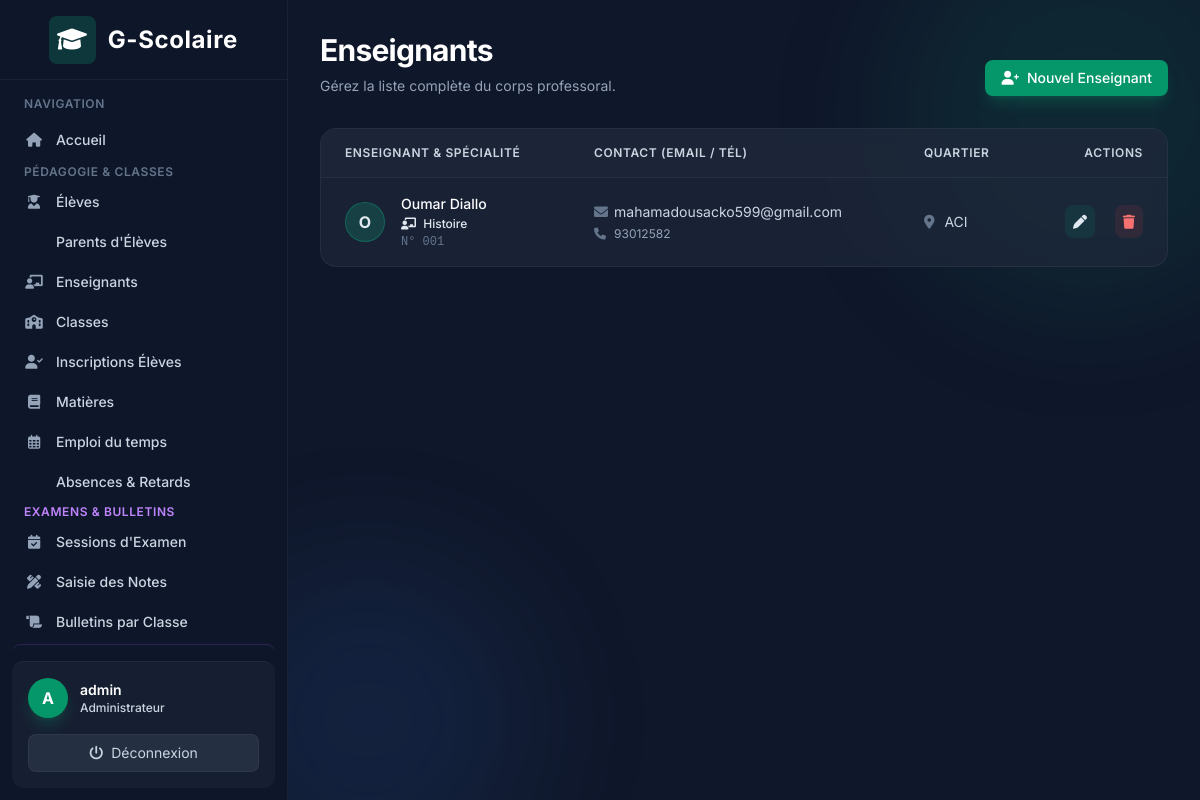
The app's page /teachers/ (signed in) with its own data.
### accounts/models.py (models this page shows)
class User(AbstractUser):
    class Role(models.TextChoices):
        ADMIN = "ADMIN", "Administrateur"
        TEACHER = "TEACHER", "Enseignant"
        STUDENT = "STUDENT", "Élève"
        PARENT = "PARENT", "Parent"
    role = models.CharField(
        max_length=20,
        choices=Role.choices
    )
    phone = models.CharField(max_length=30, blank=True)

### teachers/models.py (models this page shows, shortened)
class Teacher(models.Model):
    user = models.OneToOneField(
        settings.AUTH_USER_MODEL,
        on_delete=models.CASCADE
    )
    employee_number = models.CharField(
        max_length=50,
        unique=True
    )
    specialization = models.CharField(
        max_length=150,
        blank=True,
        verbose_name="Spécialisation"
    )
    neighborhood = models.CharField(
        max_length=100,
        blank=True,
        verbose_name="Quartier"
    )

### teachers/views.py (the view)
# urls.py: path('', views.TeacherListView.as_view(), name='list'),
class TeacherListView(LoginRequiredMixin, AdminRequiredMixin, ListView):
    model = Teacher
    template_name = 'teachers/teacher_list.html'
    context_object_name = 'teachers'

### teachers/views.py (called while the page is built)
    def test_func(self):
        return self.request.user.is_authenticated and self.request.user.role == 'ADMIN'

### templates/teachers/teacher_list.html (shortened to what this page needs)
{% extends 'base.html' %}
{% block content %}
<div class="mb-8 flex flex-col md:flex-row md:items-end justify-between gap-4">
    <div>
        <h1 class="text-3xl font-bold text-white tracking-tight">Enseignants</h1>
        <p class="text-slate-400 mt-2 text-sm">Gérez la liste complète du corps professoral.</p>
    </div>
    <div>
        <a href="{% url 'teachers:create' %}" class="px-4 py-2 bg-brand-600 text-white hover:bg-brand-500 rounded-lg text-sm font-medium transition-colors shadow-lg shadow-brand-500/20 flex items-center">
            <i class="fa-solid fa-user-plus mr-2"></i> Nouvel Enseignant
        </a>
    </div>
</div>
<div class="card-glass rounded-2xl overflow-hidden">
    <div class="overflow-x-auto">
        <table class="min-w-full divide-y divide-white/5">
            <thead class="bg-slate-800/50">
                <tr>
                    <th scope="col" class="px-6 py-4 text-left text-xs font-semibold text-slate-300 uppercase tracking-wider">
                        Enseignant & Spécialité
                    </th>
                    <th scope="col" class="px-6 py-4 text-left text-xs font-semibold text-slate-300 uppercase tracking-wider">
                        Contact (Email / Tél)
                    </th>
                    <th scope="col" class="px-6 py-4 text-left text-xs font-semibold text-slate-300 uppercase tracking-wider">
                        Quartier
                    </th>
                    <th scope="col" class="px-6 py-4 text-right text-xs font-semibold text-slate-300 uppercase tracking-wider">
                        Actions
                    </th>
                </tr>
            </thead>
            <tbody class="divide-y divide-white/5 bg-transparent">
                {% for teacher in teachers %}
                <tr class="hover:bg-slate-800/30 transition-colors">
                    <td class="px-6 py-4 whitespace-nowrap">
                        <div class="flex items-center">
                            <div class="h-10 w-10 rounded-full bg-brand-500/20 flex items-center justify-center text-brand-400 font-bold border border-brand-500/30">
                                {{ teacher.user.first_name|default:teacher.user.username|make_list|first|upper }}
                            </div>
                            <div class="ml-4">
                                <p class="text-sm font-medium text-white">{{ teacher.user.get_full_name }}</p>
                                <p class="text-xs text-brand-300 font-medium mt-0.5"><i class="fa-solid fa-chalkboard-user mr-1"></i> {{ teacher.specialization|default:"Non spécifiée" }}</p>
                                <p class="text-xs text-slate-500 font-mono mt-0.5">N° {{ teacher.employee_number }}</p>
                            </div>
                        </div>
                    </td>
                    <td class="px-6 py-4 whitespace-nowrap">
                        <div class="flex flex-col text-sm text-slate-300">
                            <span class="flex items-center"><i class="fa-solid fa-envelope text-slate-500 w-5"></i> {{ teacher.user.email|default:"<span class='text-slate-500 italic'>Non renseigné</span>"|safe }}</span>
                            <span class="flex items-center text-xs text-slate-400 mt-1"><i class="fa-solid fa-phone text-slate-500 w-5"></i> {{ teacher.user.phone|default:"<span class='text-slate-500 italic'>Non renseigné</span>"|safe }}</span>
                        </div>
                    </td>
                    <td class="px-6 py-4 whitespace-nowrap text-sm text-slate-300">
                        <i class="fa-solid fa-location-dot text-slate-500 mr-1.5"></i> {{ teacher.neighborhood|default:"<span class='text-slate-500 italic'>Non renseigné</span>"|safe }}
                    </td>
                    <td class="px-6 py-4 whitespace-nowrap text-right text-sm font-medium">
                        <a href="{% url 'teachers:update' teacher.pk %}" class="text-brand-400 hover:text-brand-300 mr-4 transition-colors p-2 bg-brand-500/10 rounded-lg hover:bg-brand-500/20" title="Modifier"><i class="fa-solid fa-pen"></i></a>
                        <a href="{% url 'teachers:delete' teacher.pk %}" class="text-red-400 hover:text-red-300 transition-colors p-2 bg-red-500/10 rounded-lg hover:bg-red-500/20" title="Supprimer"><i class="fa-solid fa-trash"></i></a>
                    </td>
                </tr>
                {% endfor %}
            </tbody>
        </table>
    </div>
</div>
{% endblock %}

### templates/base.html (shortened to what this page needs)
<!DOCTYPE html>
<html lang="fr" class="h-full bg-slate-900 text-slate-200">
<head>
    <script src="https://cdn.tailwindcss.com"></script>
    <link href="https://cdnjs.cloudflare.com/ajax/libs/font-awesome/6.0.0/css/all.min.css" rel="stylesheet">
</head>
<body class="h-screen flex overflow-hidden font-sans antialiased bg-slate-900 text-slate-200">
    {% if user.is_authenticated %}
    <div class="hidden md:flex md:flex-shrink-0 z-20">
        <div class="flex flex-col w-72 glass text-slate-300">
            <div class="flex items-center justify-center h-20 border-b border-white/5 px-4">
                <span class="text-2xl font-bold flex items-center gap-3 text-white tracking-wide">
                    <div class="bg-brand-500/20 p-2 rounded-lg text-brand-400">
                        <i class="fa-solid fa-graduation-cap"></i>
                    </div>
                    G-Scolaire
                </span>
            </div>
            <div class="flex-1 flex flex-col overflow-y-auto mt-4 px-3">
                <p class="px-3 text-xs font-semibold text-slate-500 uppercase tracking-wider mb-2">Navigation</p>
                <nav class="flex-1 space-y-1">
                    <a href="{% url 'dashboard' %}" class="nav-item group flex items-center px-3 py-2.5 text-sm font-medium rounded-lg text-slate-300 hover:text-white hover:bg-slate-800/80">
                        <i class="fa-solid fa-house mr-3 w-5 text-center text-slate-400 group-hover:text-brand-400"></i> Accueil
                    </a>
                    {% if user.role == 'ADMIN' or user.is_superuser %}
                        <div class="mt-4 mb-2">
                            <p class="px-3 text-xs font-semibold text-slate-500 uppercase tracking-wider">Pédagogie &amp; Classes</p>
                        </div>
                        <a href="{% url 'students:list' %}" class="nav-item group flex items-center px-3 py-2 text-sm font-medium rounded-lg text-slate-300 hover:text-white hover:bg-slate-800/80">
                            <i class="fa-solid fa-user-graduate mr-3 w-5 text-center text-slate-400 group-hover:text-brand-400"></i> Élèves
                        </a>
                        <a href="{% url 'students:parent_list' %}" class="nav-item group flex items-center px-3 py-2 text-sm font-medium rounded-lg text-slate-300 hover:text-white hover:bg-slate-800/80">
                             Parents d'Élèves
                        </a>
                        <a href="{% url 'teachers:list' %}" class="nav-item group flex items-center px-3 py-2 text-sm font-medium rounded-lg text-slate-300 hover:text-white hover:bg-slate-800/80">
                            <i class="fa-solid fa-chalkboard-user mr-3 w-5 text-center text-slate-400 group-hover:text-brand-400"></i> Enseignants
                        </a>
                        <a href="{% url 'academics:class_list' %}" class="nav-item group flex items-center px-3 py-2 text-sm font-medium rounded-lg text-slate-300 hover:text-white hover:bg-slate-800/80">
                            <i class="fa-solid fa-school mr-3 w-5 text-center text-slate-400 group-hover:text-brand-400"></i> Classes
                        </a>
                        <a href="{% url 'academics:enrollment_list' %}" class="nav-item group flex items-center px-3 py-2 text-sm font-medium rounded-lg text-slate-300 hover:text-white hover:bg-slate-800/80">
                            <i class="fa-solid fa-user-check mr-3 w-5 text-center text-slate-400 group-hover:text-brand-400"></i> Inscriptions Élèves
                        </a>
                        <a href="{% url 'academics:subject_list' %}" class="nav-item group flex items-center px-3 py-2 text-sm font-medium rounded-lg text-slate-300 hover:text-white hover:bg-slate-800/80">
                            <i class="fa-solid fa-book mr-3 w-5 text-center text-slate-400 group-hover:text-brand-400"></i> Matières
                        </a>
                        <a href="{% url 'academics:course_list' %}" class="nav-item group flex items-center px-3 py-2 text-sm font-medium rounded-lg text-slate-300 hover:text-white hover:bg-slate-800/80">
                            <i class="fa-regular fa-calendar-days mr-3 w-5 text-center text-slate-400 group-hover:text-brand-400"></i> Emploi du temps
                        </a>
                        <a href="{% url 'attendance:list' %}" class="nav-item group flex items-center px-3 py-2 text-sm font-medium rounded-lg text-slate-300 hover:text-white hover:bg-slate-800/80">
                             Absences &amp; Retards
                        </a>
                        <div class="mt-5 mb-2">
                            <p class="px-3 text-xs font-semibold text-purple-400 uppercase tracking-wider">Examens &amp; Bulletins</p>
                        </div>
                        <a href="{% url 'exams:session_list' %}" class="nav-item group flex items-center px-3 py-2 text-sm font-medium rounded-lg text-slate-300 hover:text-white hover:bg-slate-800/80">
                            <i class="fa-solid fa-calendar-check mr-3 w-5 text-center text-slate-400 group-hover:text-purple-400"></i> Sessions d'Examen
                        </a>
                        <a href="{% url 'exams:mark_entry_select' %}" class="nav-item group flex items-center px-3 py-2 text-sm font-medium rounded-lg text-slate-300 hover:text-white hover:bg-slate-800/80">
                            <i class="fa-solid fa-pen-ruler mr-3 w-5 text-center text-slate-400 group-hover:text-purple-400"></i> Saisie des Notes
                        </a>
                        <a href="{% url 'exams:bulletin_select' %}" class="nav-item group flex items-center px-3 py-2 text-sm font-medium rounded-lg text-slate-300 hover:text-white hover:bg-slate-800/80">
                            <i class="fa-solid fa-scroll mr-3 w-5 text-center text-slate-400 group-hover:text-purple-400"></i> Bulletins par Classe
                        </a>
                        <a href="{% url 'exams:parent_bulletins' %}" class="nav-item group flex items-center px-3 py-2 text-sm font-medium rounded-lg text-purple-300 hover:text-white hover:bg-purple-900/40 border border-purple-500/20">
                        </a>
                    {% endif %}
                </nav>
            </div>
            <div class="flex-shrink-0 border-t border-white/5 p-4 m-3 rounded-xl bg-slate-800/50">
                <div class="flex items-center w-full">
                    <div class="h-10 w-10 rounded-full bg-brand-600 flex items-center justify-center text-white font-bold shadow-lg shadow-brand-500/20">
                        {{ user.get_full_name|default:user.username|make_list|first|upper }}
                    </div>
                    <div class="ml-3 flex-1 overflow-hidden">
                        <p class="text-sm font-semibold text-white truncate">{{ user.get_full_name|default:user.username }}</p>
                        <p class="text-xs font-medium text-brand-400">{{ user.get_role_display }}</p>
                    </div>
                </div>
                <form method="post" action="{% url 'logout' %}" class="mt-4">
                    <button type="submit" class="w-full text-center text-sm bg-slate-700/50 hover:bg-red-500/20 hover:text-red-400 text-slate-300 py-2 rounded-lg transition-colors flex items-center justify-center gap-2 border border-white/5 hover:border-red-500/30">
                        <i class="fa-solid fa-power-off"></i> Déconnexion
                    </button>
                </form>
            </div>
        </div>
    </div>
    {% endif %}
    <div class="flex flex-col w-0 flex-1 overflow-hidden relative">
        <div class="absolute top-0 right-0 -mr-20 -mt-20 w-96 h-96 bg-brand-500/10 rounded-full blur-3xl pointer-events-none"></div>
        <div class="absolute bottom-0 left-0 -ml-20 -mb-20 w-80 h-80 bg-blue-500/10 rounded-full blur-3xl pointer-events-none"></div>
        <main class="flex-1 relative z-10 overflow-y-auto focus:outline-none">
            <div class="py-8 px-4 sm:px-6 md:px-8 max-w-7xl mx-auto">
                {% block content %}
                {% endblock %}
            </div>
        </main>
    </div>
</body>
</html>

### templates/base.html (style rules this page uses)
.glass { background: rgba(15, 23, 42, 0.7); backdrop-filter: blur(10px); -webkit-backdrop-filter: blur(10px); border-right: 1px solid rgba(255, 255, 255, 0.05); }
.card-glass { background: rgba(30, 41, 59, 0.7); backdrop-filter: blur(8px); -webkit-backdrop-filter: blur(8px); border: 1px solid rgba(255, 255, 255, 0.05); }
.nav-item { transition: all 0.3s cubic-bezier(0.4, 0, 0.2, 1); }

### records on screen
User: get_full_name|make_list "A", get_full_name "admin", role "Administrateur"
Teacher: user.first_name|make_list "O", user.get_full_name "Oumar Diallo", specialization "Histoire", employee_number "001", user.email "mahamadousacko599@gmail.com", user.phone "93012582", neighborhood "ACI"
